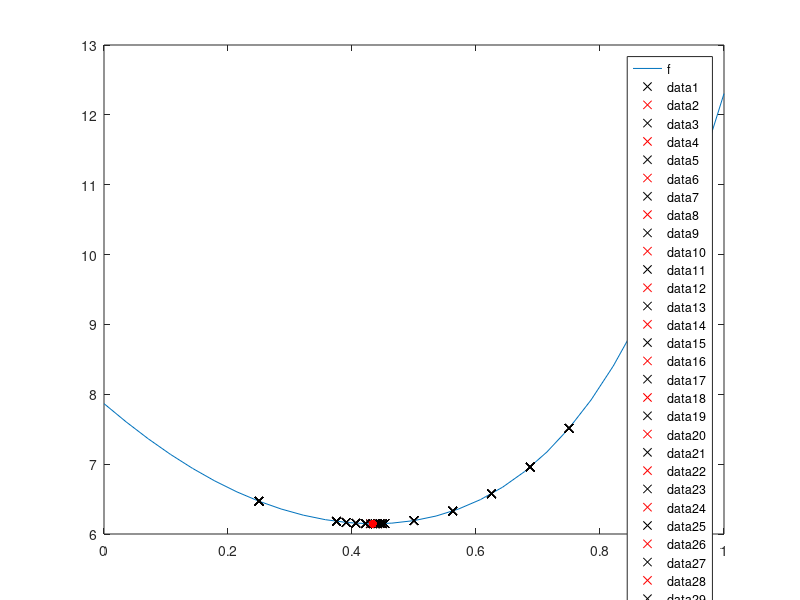

The MATLAB source for this figure:
function lab01()
    clc();
    clf();

    debugFlg = 1;
    plotF = 1;
    delayS = 0.8;
    a = 0;
    b = 1;
    eps = 0.01;
    fplot(@f, [a, b]);
    hold on;
    
    [xStar, fStar] = bitwiseSearch(a, b, eps, debugFlg, delayS, plotF);
    
    scatter(xStar, fStar, 'r', 'filled');
end

function [x0, f0] = bitwiseSearch(a, b, eps, debugFlg, delayS, plotF)
    i = 0;
    delta = (b - a) / 4;
    x0 = a;
    f0 = f(x0);

    plot_x = [];
    plot_f = [];

    while 1
        i = i + 1;
        x1 = x0 + delta;
        f1 = f(x1);

        if debugFlg
            fprintf('№ %2d x*=%.10f f(x*)=%.10f\n', i, x1, f1);
            if plotF
                plot_x(end + 1) = x1;
                plot_f(end + 1) = f1;
    
                clc();
                plot(plot_x, plot_f, 'xk');
    
                plot(x1, f1, 'xr');
                hold on;
                pause(delayS);
            end
        end

        if f0 > f1
            x0 = x1;
            f0 = f1;

            if a < x0 && x0 < b
                continue
            else
                if abs(delta) <= eps
                    break;
                else
                    x0 = x1;
                    f0 = f1;
                    delta = -delta / 4;
                end
            end
        else
            if abs(delta) <= eps
                break;
            else
                x0 = x1;
                f0 = f1;
                delta = -delta / 4;
            end
        end
    end

    i = i + 1;
    if debugFlg
        fprintf('№ %2d x*=%.10f f(x*)=%.10f\n', i, x0, f0);
        fprintf('RESULT: x*=%.10f f(x*)=%.10f\n', x0, f0);
        if plotF
            plot(plot_x, plot_f, 'xk');
        end
    end
end

function y = f(x)
    y = power(4 * power(x,3) + 2 * x * x - 4 * x + 2, sqrt(2)) + asin(1 / (-x * x + x + 5)) + 5.0;
end
